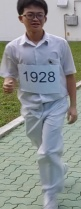
#> input picture output/1928.jpg, 81 x 209 px
$ python recognize_digits.py
#> lines starting #> are read from the running program, lines starting #| are printed output that depends on the picture; after the words box and inside, x2 and y2 are one past the last pixel; in counts of white or black regions, pixels touching at a corner belong together
# USAGE
# python recognize_digits.py

# import the necessary packages
from imutils.perspective import four_point_transform
from imutils import contours
import imutils
import cv2

# define the dictionary of digit segments so we can identify
# each digit on the thermostat
DIGITS_LOOKUP = {
	(1, 1, 1, 0, 1, 1, 1): 0,
	(0, 0, 1, 0, 0, 1, 0): 1,
	(1, 0, 1, 1, 1, 1, 0): 2,
	(1, 0, 1, 1, 0, 1, 1): 3,
	(0, 1, 1, 1, 0, 1, 0): 4,
	(1, 1, 0, 1, 0, 1, 1): 5,
	(1, 1, 0, 1, 1, 1, 1): 6,
	(1, 0, 1, 0, 0, 1, 0): 7,
	(1, 1, 1, 1, 1, 1, 1): 8,
	(1, 1, 1, 1, 0, 1, 1): 9
}

# load the example image
image = cv2.imread("1928.jpg")
#> image is the input picture: shape (209, 81, 3); mean B, G, R 145.6, 145.5, 140.5

# pre-process the image by resizing it, converting it to
# graycale, blurring it, and computing an edge map
image = imutils.resize(image, height=500)
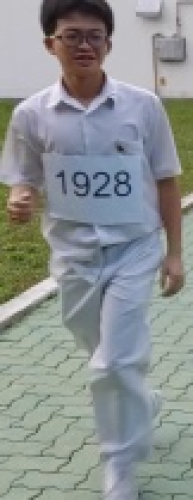
#> image: shape (500, 193, 3); mean B, G, R 145.5, 145.5, 140.4
gray = cv2.cvtColor(image, cv2.COLOR_BGR2GRAY)
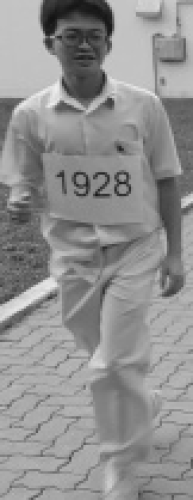
#> gray: shape (500, 193); min 19, max 238, mean 144
blurred = cv2.GaussianBlur(gray, (5, 5), 0)
edged = cv2.Canny(blurred, 50, 200, 255)
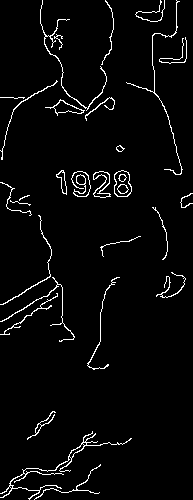
#> edged: shape (500, 193); 3.5% white in thin lines or dots

# find contours in the edge map, then sort them by their
# size in descending order
cnts = cv2.findContours(edged.copy(), cv2.RETR_EXTERNAL,
	cv2.CHAIN_APPROX_SIMPLE)
#> cnts = 29 contours, 11 with area under 20; largest, box (x1, y1, x2, y2) and area: (114, 170, 132, 197) 369, (45, 99, 85, 116) 217, (93, 171, 111, 198) 212, (0, 431, 132, 500) 169, (56, 170, 67, 195) 106
cnts = imutils.grab_contours(cnts)
cnts = sorted(cnts, key=cv2.contourArea, reverse=True)
displayCnt = None

# loop over the contours
for c in cnts:
	# approximate the contour
	peri = cv2.arcLength(c, True)
	approx = cv2.approxPolyDP(c, 0.02 * peri, True)

	# if the contour has four vertices, then we have found
	# the thermostat display
	if len(approx) == 4:
		displayCnt = approx
		break
#> this loop made 12 passes
#> (peri, displayCnt) on pass 12: (226.2, [[56, 80], [13, 109], [1, 159], [13, 110]])
#> peri on passes 1 to 6: 79.11, 99.25, 118.8, 798.3, 60.97, 238.1

# extract the thermostat display, apply a perspective transform
# to it
warped = four_point_transform(gray, displayCnt.reshape(4, 2))
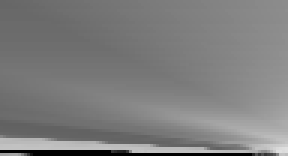
#> warped: shape (52, 96) (shown 3 times larger); min 0, max 223, mean 125.4
output = four_point_transform(image, displayCnt.reshape(4, 2))
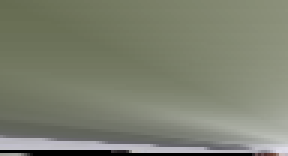
#> output: shape (52, 96, 3) (shown 3 times larger); mean B, G, R 111.6, 128.8, 124.5

# threshold the warped image, then apply a series of morphological
# operations to cleanup the thresholded image
thresh = cv2.threshold(warped, 0, 255,
	cv2.THRESH_BINARY_INV | cv2.THRESH_OTSU)[1]
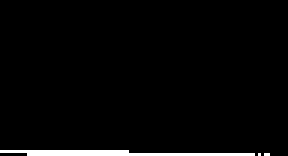
#> thresh: shape (52, 96) (shown 3 times larger); 2.4% white; 3 white regions (2 under 20 px), largest, box (x1, y1, x2, y2) and area: (0, 50, 85, 52) 119
kernel = cv2.getStructuringElement(cv2.MORPH_ELLIPSE, (1, 5))
thresh = cv2.morphologyEx(thresh, cv2.MORPH_OPEN, kernel)
#> thresh: shape (52, 96); every value is 0

# find contours in the thresholded image, then initialize the
# digit contours lists
cnts = cv2.findContours(thresh.copy(), cv2.RETR_EXTERNAL,
	cv2.CHAIN_APPROX_SIMPLE)
#> cnts = 0 contours
cnts = imutils.grab_contours(cnts)
#> cnts = []
digitCnts = []

# loop over the digit area candidates
for c in cnts:
	# compute the bounding box of the contour
	(x, y, w, h) = cv2.boundingRect(c)

	# if the contour is sufficiently large, it must be a digit
	if w >= 15 and (h >= 30 and h <= 40):
		digitCnts.append(c)
#> this loop made 0 passes
#> after the loop, digitCnts = []

# sort the contours from left-to-right, then initialize the
# actual digits themselves
#> (the run stopped early here; a loop or call above may not have finished)

$ run again, with output/0268.jpg copied over output/1928.jpg
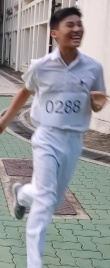
#> input picture output/0268.jpg, 110 x 268 px
#> image is the input picture: shape (268, 110, 3); mean B, G, R 156.1, 152.3, 151.7
#> image: shape (500, 205, 3)
#> `edged = cv2.Canny(blurred, 50, 200, 255)`:
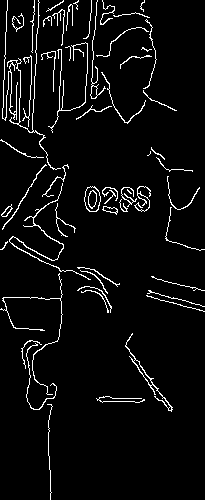
#> edged: shape (500, 205); 4.9% white in thin lines or dots
#> `cnts = cv2.findContours(edged.copy(), cv2.RETR_EXTERNAL, cv2.CHAIN_APP..`: cnts = 57 contours, 42 with area under 20; largest, box (x1, y1, x2, y2) and area: (84, 186, 101, 212) 318, (125, 333, 173, 412) 171, (9, 183, 91, 280) 96, (90, 0, 106, 99) 74, (102, 206, 118, 215) 63
#> the loop `for c in cnts:` made 19 passes
#> (peri, displayCnt) on pass 19: (79.5, [[80, 270], [93, 274], [107, 293], [94, 274]])
#> `thresh = cv2.morphologyEx(thresh, cv2.MORPH_OPEN, kernel)`:
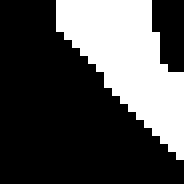
#> thresh: shape (23, 23) (shown 8 times larger); 31% white; 1 white region
#> `cnts = cv2.findContours(thresh.copy(), cv2.RETR_EXTERNAL, cv2.CHAIN_AP..`: cnts = 1 contour; box (x1, y1, x2, y2) and area: (7, 0, 23, 20) 138
#> the loop `for c in cnts:` made 1 pass
#> (x, y, w, h) on pass 1: (7, 0, 16, 20)
#> after the loop `for c in cnts:`: digitCnts = []

$ run again, with output/0402.jpg copied over output/1928.jpg
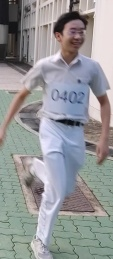
#> input picture output/0402.jpg, 113 x 259 px
#> image is the input picture: shape (259, 113, 3); mean B, G, R 151.4, 149.6, 148.8
#> image: shape (500, 218, 3)
#> `edged = cv2.Canny(blurred, 50, 200, 255)`:
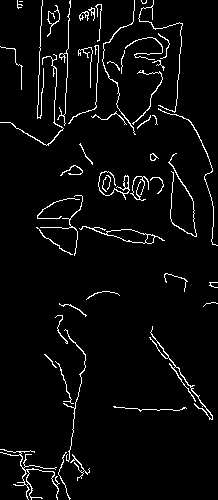
#> edged: shape (500, 218); 4.2% white in thin lines or dots
#> `cnts = cv2.findContours(edged.copy(), cv2.RETR_EXTERNAL, cv2.CHAIN_APP..`: cnts = 52 contours, 37 with area under 20; largest, box (x1, y1, x2, y2) and area: (79, 226, 165, 244) 430, (0, 449, 60, 500) 106, (149, 326, 213, 420) 94, (98, 171, 130, 200) 80, (0, 54, 64, 146) 44
#> the loop `for c in cnts:` made 17 passes
#> (peri, displayCnt) on pass 17: (99.64, [[36, 227], [44, 237], [72, 254], [46, 238]])
#> `thresh = cv2.threshold(warped, 0, 255, cv2.THRESH_BINARY_INV | cv2.THR..`:
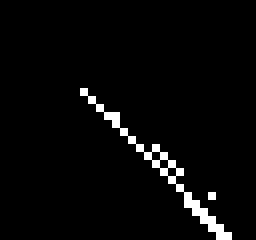
#> thresh: shape (30, 32) (shown 8 times larger); 3.1% white in thin lines or dots, all inside (x1, y1, x2, y2) = (10, 11, 29, 30)
#> `cnts = cv2.findContours(thresh.copy(), cv2.RETR_EXTERNAL, cv2.CHAIN_AP..`: cnts = 0 contours
#> `cnts = imutils.grab_contours(cnts)`: cnts = []
